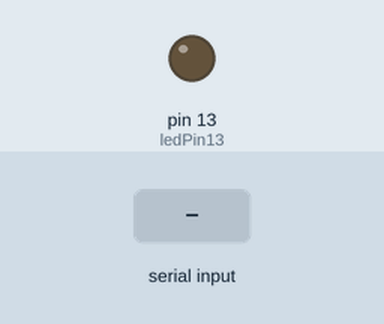
Recording of a sketch running on a simulated Arduino Uno, built with avr-gcc and run on an emulated ATmega328P. Parts: output pins drawn as LEDs (lit = HIGH). The inputs (shaded band) are chosen by the test bench.

Above: at 1.2 s.
1.3 s: "Q" received over Serial
At 2.0 s:
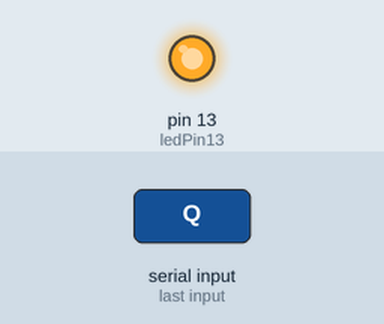
2.8 s: "q" received over Serial
At 3.1 s:
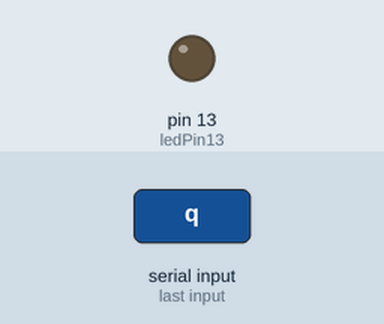
Timing chart, 0 to 5.8 s (numbered marks = the images above; inputs shaded):
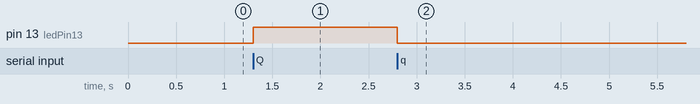

Measured:
- after the input at 1.3 s, pin 13 (ledPin13): LOW → HIGH at once
- after the input at 2.8 s, pin 13 (ledPin13): HIGH → LOW at once

The sketch:

_10KANALOV.ino
```cpp
int ledPin13 = 13;
;


// the pin that the LED is attached to
int incomingByte;      // a variable to read incoming serial data into

void setup() {
  // initialize serial communication:
  Serial.begin(9600);
  // initialize the LED pin as an output:
  //pinMode(ledPin, OUTPUT);
  pinMode(ledPin13, OUTPUT);


}

void loop() {

  if (Serial.available() > 0) {

    incomingByte = Serial.read();

//    int iii;

//    iii = 13;

    if (incomingByte == 'Q') {
      digitalWrite(13, HIGH);
    }
    if (incomingByte == 'q') {
      digitalWrite(13, LOW);
    }


    if (incomingByte == 'a') {
      int val;
  val = digitalRead(13);
 Serial.print(val);Serial.print(val);
Serial.print("qqq");
Serial.println();
Serial.print(val);Serial.print(val);
Serial.print("qqq");
Serial.println();
    }


  }
}
```
